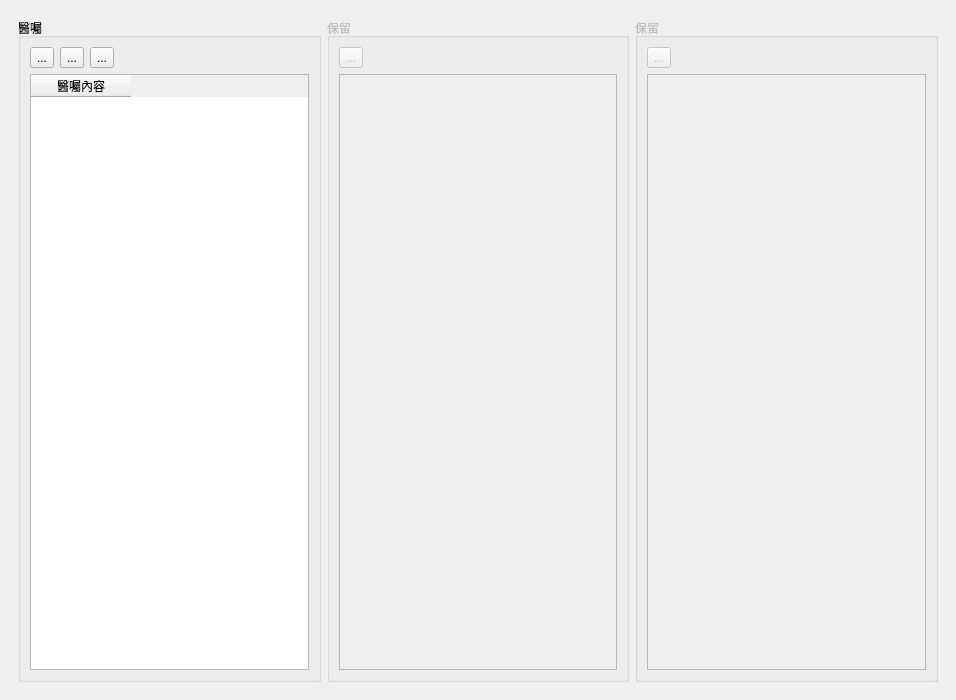
<?xml version="1.0" encoding="UTF-8"?>
<ui version="4.0">
 <class>MainWindow</class>
 <widget class="QMainWindow" name="MainWindow">
  <property name="geometry">
   <rect>
    <x>0</x>
    <y>0</y>
    <width>956</width>
    <height>700</height>
   </rect>
  </property>
  <property name="windowTitle">
   <string>MainWindow</string>
  </property>
  <widget class="QWidget" name="centralwidget">
   <layout class="QVBoxLayout" name="verticalLayout_3">
    <item>
     <layout class="QHBoxLayout" name="horizontalLayout">
      <property name="leftMargin">
       <number>9</number>
      </property>
      <property name="topMargin">
       <number>9</number>
      </property>
      <property name="rightMargin">
       <number>9</number>
      </property>
      <property name="bottomMargin">
       <number>9</number>
      </property>
      <item>
       <widget class="QGroupBox" name="groupBox">
        <property name="title">
         <string>醫囑</string>
        </property>
        <layout class="QVBoxLayout" name="verticalLayout">
         <item>
          <layout class="QHBoxLayout" name="horizontalLayout_2">
           <item>
            <widget class="QToolButton" name="toolButton_add_order">
             <property name="toolTip">
              <string>新增一筆醫囑</string>
             </property>
             <property name="text">
              <string>...</string>
             </property>
             <property name="icon">
              <iconset>
               <normaloff>../icons/add.svg</normaloff>../icons/add.svg</iconset>
             </property>
            </widget>
           </item>
           <item>
            <widget class="QToolButton" name="toolButton_remove_order">
             <property name="toolTip">
              <string>刪除選取的醫囑</string>
             </property>
             <property name="text">
              <string>...</string>
             </property>
             <property name="icon">
              <iconset>
               <normaloff>../icons/list-remove.svg</normaloff>../icons/list-remove.svg</iconset>
             </property>
            </widget>
           </item>
           <item>
            <widget class="QToolButton" name="toolButton_dictionary">
             <property name="toolTip">
              <string>開啟醫囑詞庫</string>
             </property>
             <property name="text">
              <string>...</string>
             </property>
             <property name="icon">
              <iconset>
               <normaloff>../icons/help-contents.svg</normaloff>../icons/help-contents.svg</iconset>
             </property>
            </widget>
           </item>
           <item>
            <spacer name="horizontalSpacer">
             <property name="orientation">
              <enum>Qt::Horizontal</enum>
             </property>
             <property name="sizeHint" stdset="0">
              <size>
               <width>40</width>
               <height>20</height>
              </size>
             </property>
            </spacer>
           </item>
          </layout>
         </item>
         <item>
          <widget class="QTableWidget" name="tableWidget_order">
           <property name="alternatingRowColors">
            <bool>true</bool>
           </property>
           <property name="selectionMode">
            <enum>QAbstractItemView::SingleSelection</enum>
           </property>
           <column>
            <property name="text">
             <string>醫囑內容</string>
            </property>
           </column>
          </widget>
         </item>
        </layout>
       </widget>
      </item>
      <item>
       <widget class="QGroupBox" name="groupBox_2">
        <property name="enabled">
         <bool>false</bool>
        </property>
        <property name="title">
         <string>保留</string>
        </property>
        <layout class="QVBoxLayout" name="verticalLayout_2">
         <item>
          <layout class="QHBoxLayout" name="horizontalLayout_3">
           <item>
            <widget class="QToolButton" name="toolButton_2">
             <property name="text">
              <string>...</string>
             </property>
            </widget>
           </item>
           <item>
            <spacer name="horizontalSpacer_2">
             <property name="orientation">
              <enum>Qt::Horizontal</enum>
             </property>
             <property name="sizeHint" stdset="0">
              <size>
               <width>40</width>
               <height>20</height>
              </size>
             </property>
            </spacer>
           </item>
          </layout>
         </item>
         <item>
          <widget class="QTableWidget" name="tableWidget_2"/>
         </item>
        </layout>
       </widget>
      </item>
      <item>
       <widget class="QGroupBox" name="groupBox_3">
        <property name="enabled">
         <bool>false</bool>
        </property>
        <property name="title">
         <string>保留</string>
        </property>
        <layout class="QVBoxLayout" name="verticalLayout_4">
         <item>
          <layout class="QHBoxLayout" name="horizontalLayout_4">
           <item>
            <widget class="QToolButton" name="toolButton_3">
             <property name="text">
              <string>...</string>
             </property>
            </widget>
           </item>
           <item>
            <spacer name="horizontalSpacer_3">
             <property name="orientation">
              <enum>Qt::Horizontal</enum>
             </property>
             <property name="sizeHint" stdset="0">
              <size>
               <width>40</width>
               <height>20</height>
              </size>
             </property>
            </spacer>
           </item>
          </layout>
         </item>
         <item>
          <widget class="QTableWidget" name="tableWidget_3"/>
         </item>
        </layout>
       </widget>
      </item>
     </layout>
    </item>
   </layout>
  </widget>
 </widget>
 <resources/>
 <connections/>
</ui>
